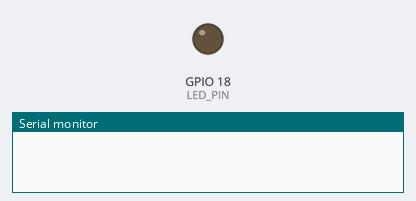
The sketch below on a simulated ESP32. On the bench: output pins drawn as LEDs (lit = HIGH), the last lines printed to the serial monitor.

Above: at 1.0 s.
At 7.0 s:
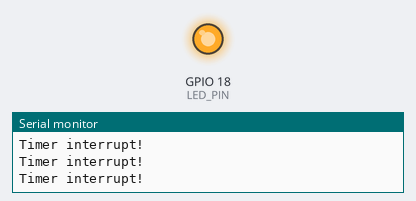
Timing chart, 0 to 9.2 s (numbered marks = the images above):
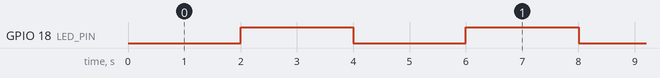

Measured:
- by itself, GPIO 18 (LED_PIN): alternates HIGH for 2.0 s and LOW for 2.0 s

The sketch:

08.Timers_LED.ino
```cpp
//used ESP32-U (ESP32-WROOM-32U)
#define LED_PIN 18

hw_timer_t *timer = NULL;

volatile bool timerFlag = false;

void ARDUINO_ISR_ATTR onTimer() {
    timerFlag = true;
}

void setup() {

    Serial.begin(115200);

    pinMode(LED_PIN, OUTPUT);


    timer = timerBegin(1000000);

    timerAttachInterrupt(timer, &onTimer);


    timerAlarm(timer, 2000000, true, 0); //lED turns on each 2 seconds
}

void loop() {

    if (timerFlag) {

        timerFlag = false;

        digitalWrite(LED_PIN, !digitalRead(LED_PIN));

        Serial.println("Timer interrupt!");
    }
}
```
